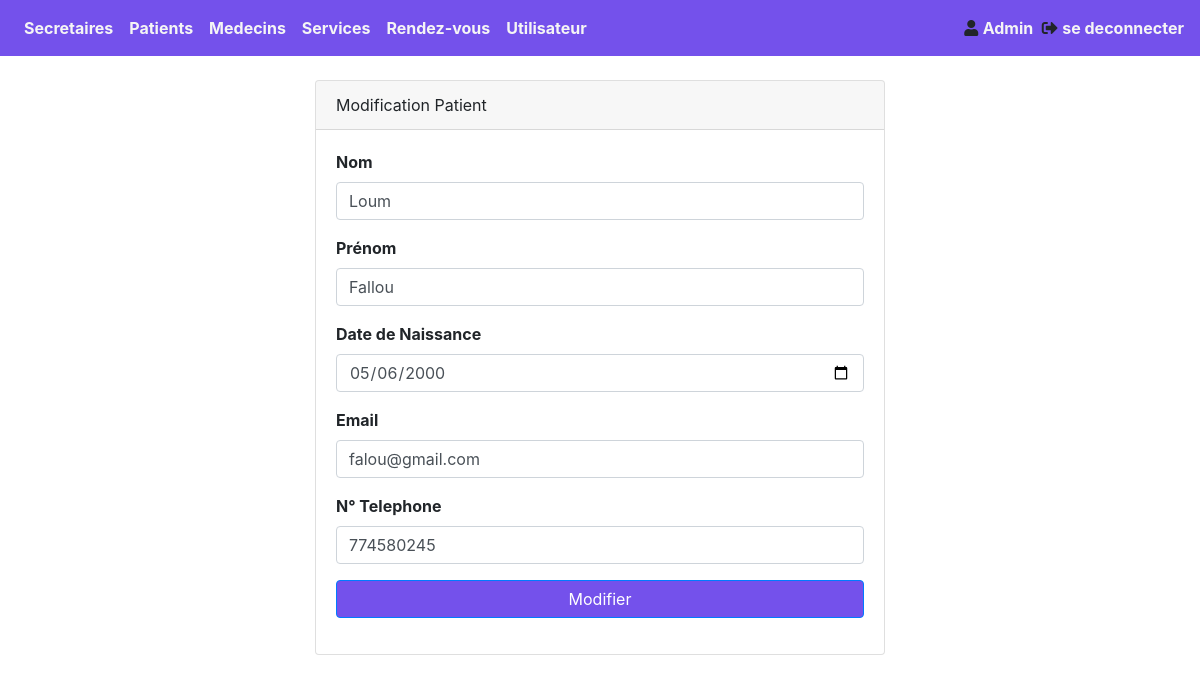
The page /index.php?action=patientUpdate&id=5 (signed in) on the database its author committed.
### tables this page shows
CREATE TABLE `patient` (
  `id_patient` int(11) NOT NULL,
  `nom` varchar(50) NOT NULL,
  `prenom` varchar(100) NOT NULL,
  `dateNaiss` date NOT NULL,
  `num_telephone` varchar(50) NOT NULL,
  `email` varchar(50) NOT NULL
);

### controller/backend.php (called while the page is built, shortened)
<?php
require_once 'model/patientManager.php';
function listePatient($id)
{
    $db = Manager::connectDb();
    $patientManager = new PatientManager($db);
    $listePatient = $patientManager->liste($id);
    require('vue/backend/viewUpdatePatient.php');
}

### model/patientManager.php (called while the page is built, shortened)
<?php
class PatientManager extends Patient
{
    private $_db;
    public function __construct(PDO $db)
    {
        $this->_db = $db;
    }
    public function liste($id)
    {
        $requete = $this->_db->prepare("SELECT id_patient,nom,prenom,dateNaiss,num_telephone,email FROM patient WHERE id_patient = :id_patient");
        $requete->bindValue(':id_patient', $id, PDO::PARAM_INT);
        $requete->execute();
        return $requete->fetchAll(PDO::FETCH_ASSOC);
    }
}
?>

### vue/backend/viewUpdatePatient.php (the view, shortened to what this page needs)
    <div class="container col-lg-6">
        <div class="card">
            <div class="card-header">Modification Patient</div>
            <div class="card-body">
                <?php
                    foreach ($listePatient as $patient)
                    {
                    ?>
                        <form class="maformulaire" action="index.php?action=updatePatient&amp;id="<?=$patient['id_patient']?>"" method="POST">
                            <div class="form-group">
                                <label for="nom">Nom</label>
                                <input type="text" name="nom" placeholder="Votre Réponse" value="<?=$patient['nom']?>" class="form-control" id="nom"/>
                            </div>
                            <div class="form-group">
                                <label for="prenom">Prénom</label>
                                <input type="text" name="prenom" placeholder="Votre Réponse" value="<?=$patient['prenom']?>" class="form-control" id="prenom"/>
                            </div>
                            <div class="form-group">
                                <label for="email">Date de Naissance</label>
                                <input type="date" name="dateNaiss" placeholder="Votre Réponse" value="<?=$patient['dateNaiss']?>" class="form-control" id="dateNaiss"/>
                            </div>
                            <div class="form-group">
                                    <label for="email">Email</label>
                                    <input type="text" name="email" placeholder="Votre Réponse" value="<?=$patient['email']?>" class="form-control" id="email"/>
                            </div>
                            <div class="form-group">
                                <label for="tel">N° Telephone</label>
                                <input type="text" name="tel" placeholder="Votre Réponse" value="<?= $patient['num_telephone']?>" class="form-control" id="tel"/>
                            </div>
                            <div class="form-group">
                                <button class="btn btn-primary btn-block" style="background-color:#7451EB" type="submit" id="submit" >Modifier</button>
                            </div>
                        </form>
                    <?php
                    }
                ?>
            </div>
        </div>
    </div>
<?php require('template.php'); ?>

### public/css/monStyle.css (style rules this page uses)
body { background-color: #F1F1F1; }
label,h2 { font-weight: 700; }

### rows shown on the page
patient: nom "Loum", prenom "Fallou", dateNaiss "05/06/2000", email "falou@gmail.com", tel "774580245"

### other values the page prints
$profile "Admin"
